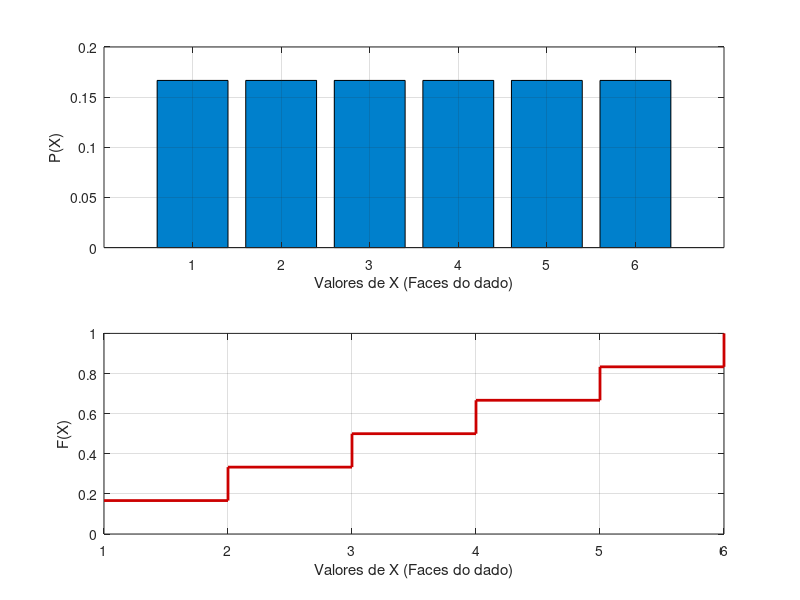

MATLAB code to generate this figure:
% Definindo os valores da variável aleatória
x = 1:6; % Faces do dado
p = ones(1, 6) / 6; % Probabilidade de cada face (distribuição uniforme)

figure;

% (a) Gráfico da função massa de probabilidade
subplot(2, 1, 1); % Duas linhas, uma coluna, primeiro gráfico
bar(x, p, 'FaceColor', [0 0.5 0.8]);
xlabel('Valores de X (Faces do dado)');
ylabel('P(X)');
xticks(x); % Colocar ticks em cada face do dado
grid on;

% (b) Gráfico da função de distribuição acumulada
subplot(2, 1, 2); % Duas linhas, uma coluna, segundo gráfico
F = cumsum(p); % Função de distribuição acumulada
stairs(x, F, 'LineWidth', 2, 'Color', [0.8 0 0]);
xlabel('Valores de X (Faces do dado)');
ylabel('F(X)');
xticks(x); % Colocar ticks em cada face do dado
grid on;

